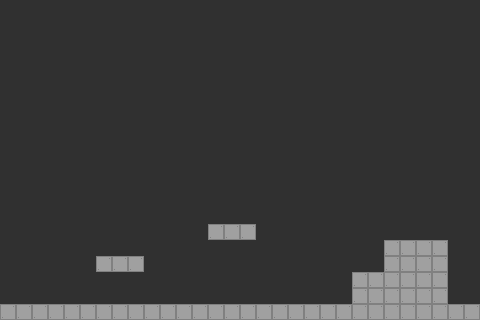

The image is a tile-based game level rendered from a .tmx file. Its description and source (layers, tilesets, objects; grid data summarised) follow:
An orthogonal 30x20 tile map with 16x16 px tiles, 2 tile layers (Background, Graphics) and 7 objects (blueBall, orangeBall).

<map version="1.10" tiledversion="1.10.2" orientation="orthogonal" renderorder="right-down" width="30" height="20" tilewidth="16" tileheight="16" infinite="0" nextlayerid="5" nextobjectid="10">
 <tileset firstgid="1" source="paddedSBTileset.tsx" />
 <layer id="1" name="Background" width="30" height="20">
  <data>[600 cells, 600 non-empty, 1 distinct tile ids]</data>
 </layer>
 <layer id="2" name="Graphics" width="30" height="20">
  <data>[600 cells, 56 non-empty, 1 distinct tile ids]</data>
 </layer>
 <objectgroup id="3" name="Objects">
  <object id="2" x="208" y="224">
   <polygon points="0,0 48,0 48,16 0,16 0,0" />
  </object>
  <object id="3" x="96" y="256">
   <polygon points="0,0 48,0 48,16 0,16" />
  </object>
  <object id="4" x="0" y="320">
   <polygon points="0,0 0,-16 480,-16 480,0" />
  </object>
  <object id="5" x="352" y="272">
   <polygon points="0,0 32,0 32,32 0,32" />
  </object>
  <object id="6" x="384" y="240">
   <polygon points="0,0 64,0 64,64 0,64" />
  </object>
  <object id="8" name="blueBall" x="32" y="272" width="16" height="16">
   <ellipse />
  </object>
  <object id="9" name="orangeBall" x="192" y="112" width="16" height="16">
   <ellipse />
  </object>
 </objectgroup>
</map>